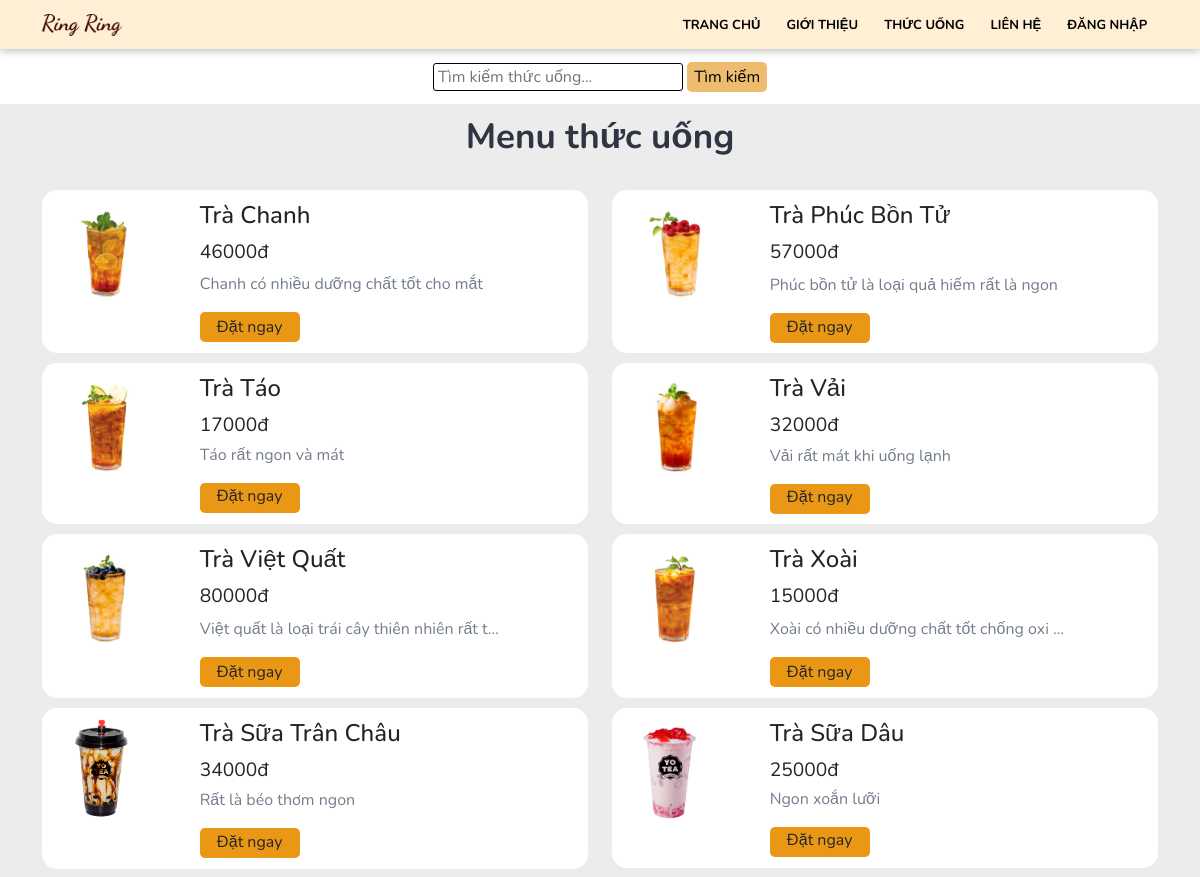
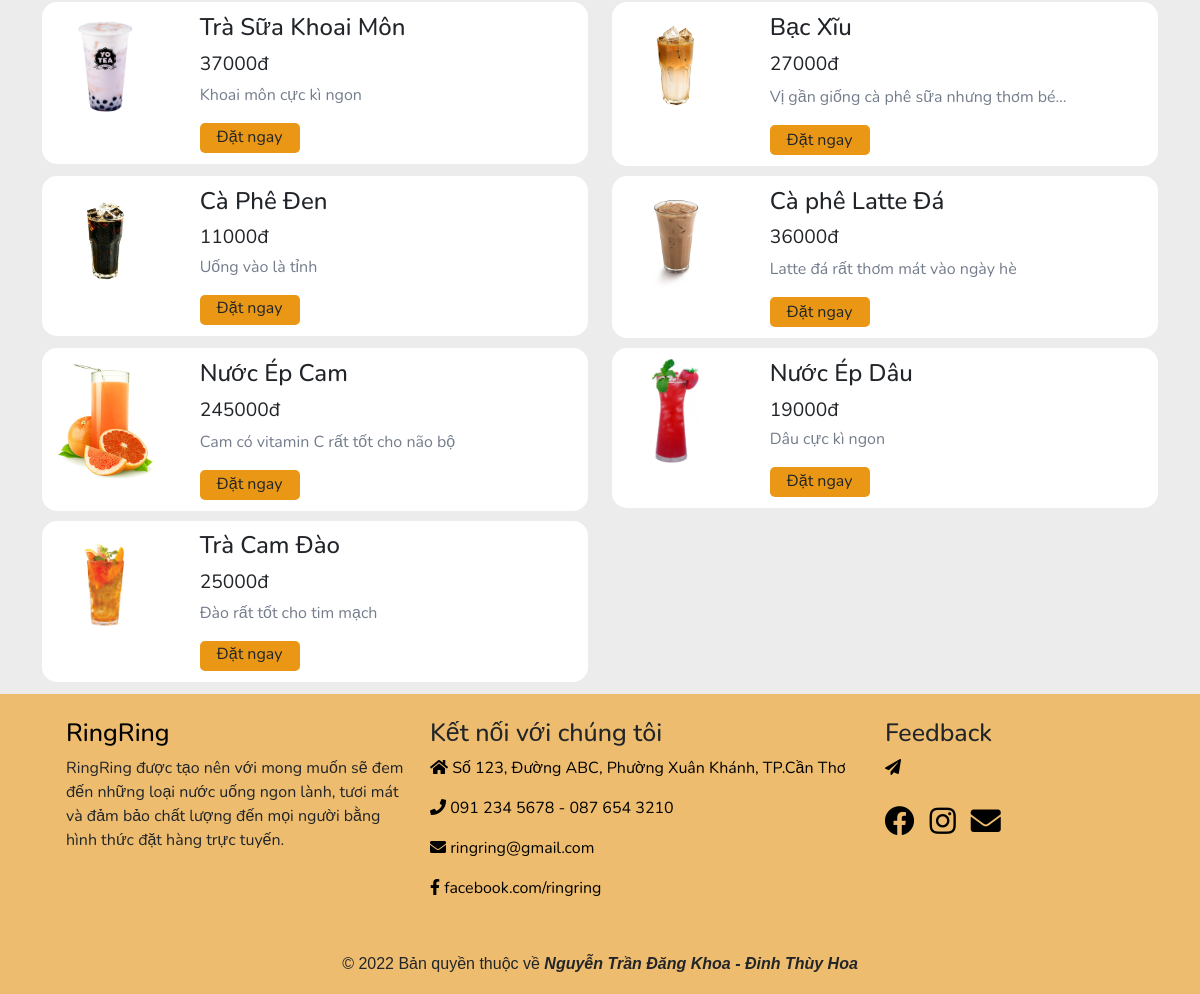
Screenshot of /drinks.php with the database file from the repository (2 pictures, top to bottom).
### tables this page shows
CREATE TABLE `thucuong` (
  `id` int(10) UNSIGNED NOT NULL,
  `tieude` varchar(100) NOT NULL,
  `mota` varchar(100) NOT NULL,
  `gia` float NOT NULL,
  `hinhanh` varchar(100) DEFAULT NULL,
  `noibat` varchar(10) NOT NULL,
  `active` varchar(10) NOT NULL
);

### drinks.php (the view, shortened to what this page needs)
<?php include('header.php')
?>
<main class="main_drink">
    <section class="drink-search text-center">
        <div class="container">
            <form action="drink-search.php" method="GET">
                <div>
                    <input type="text" name="s" placeholder=" Tìm kiếm thức uống..." >
                    <input type="submit" class="timkiem1"  value="Tìm kiếm" name="search">
                </div>
            </form>
        </div>
    </section>
    <section class="drink-menu">
        <div class="container list-drink">
            <h2 class="text-center">Menu thức uống</h2>
            <div class="row">
                <?php
                $sql = "SELECT * FROM thucuong where active='Còn hàng'";
                $res = mysqli_query($conn, $sql);
                if ($res == true) {
                    while ($rows = mysqli_fetch_assoc($res)) {
                        $id = $rows['id'];
                        $tieude = $rows['tieude'];
                        $mota = $rows['mota'];
                        $gia = $rows['gia'];
                        $hinhanh = $rows['hinhanh'];
                ?>
                        <div class="col-md-6">
                            <div class="drink-menu-box">
                                <div class="drink-menu-img">
                                    <img src="images/drink/<?php echo $hinhanh; ?>" class="img-responsive img-curve">
                                </div>
                                <div class="drink-menu-desc">
                                    <h4><?php echo $tieude; ?></h4>
                                    <p class="drink-price"><?php echo $gia ?>đ</p>
                                    <p class="drink-detail">
                                        <?php echo $mota; ?>
                                    </p>
                                    <a <?php
                                        if (isset($_SESSION['email_dangnhap'])) {
                                            echo "href='order.php?id=$id'";
                                        } else {
                                            echo "onclick='yeucaudangnhap()'";
                                        }
                                        ?> class="btn" name="datngay">Đặt ngay</a>
                                </div>
                            </div>
                        </div>
                <?php
                    }
                }
                ?>
            </div>
    </section>
</main>
<?php include('footer.php') ?>

### css/style.css (style rules this page uses)
* { margin: 0 0; padding: 0 0; font-family: Arial, Helvetica, sans-serif; }
.container { padding: 1%; }
section h2 { font-size: 35px; font-weight: 700; font-family: 'Nunito', sans-serif; }
main { margin-top: 50px; }
.img-responsive { width: 100%; }
.img-curve { border-radius: 15px; }
.text-center { text-align: center; }
a { color: #000; text-decoration: none; font-family: 'Nunito', sans-serif; }
.btn { padding: 1%; font-size: 1rem; border: none; border-radius: 5px; }
h2 { color: #2f3542; font-size: 1.9rem; margin-bottom: 2%; }
.drink-menu p, .drink-menu h4 { font-family: 'Nunito', sans-serif; }
.drink-menu-desc .btn { background-color: #e99714; height: 30px; width: 100px; }
.drink-search input[type='text'] { width: 250px; height: 28px; border: 1px solid #000; border-radius: 3px; font-family: 'Nunito', sans-serif; }
.drink-search input[type='submit'] { height: 30px; width: 80px; background-color: #edbc6e; border: 0px solid #edbc6e; border-radius: 5px; font-family: 'Nunito', sans-serif; }
.drink-menu { background-color: #ececec; }
.drink-menu-box { padding: 2%; background-color: white; border-radius: 15px; margin-top: 10px; }
.drink-menu-img { width: 20%; float: left; }
.drink-menu-desc { float: left; margin-left: 8%; }
.drink-price { font-size: 1.2rem; margin: 2% 0; }
.drink-detail { max-width: 300px; white-space: nowrap; overflow: hidden; text-overflow: ellipsis; font-size: 1rem; color: #747d8c; }

### rows the page displays
thucuong: hinhanh (picture), tieude "Trà Chanh", gia "46000", mota "Chanh có nhiều dưỡng chất tốt cho mắt"
thucuong: hinhanh (picture), tieude "Trà Phúc Bồn Tử", gia "57000", mota "Phúc bồn tử là loại quả hiếm rất là ngon"
thucuong: hinhanh (picture), tieude "Trà Táo", gia "17000", mota "Táo rất ngon và mát"
thucuong: hinhanh (picture), tieude "Trà Vải", gia "32000", mota "Vải rất mát khi uống lạnh"
thucuong: hinhanh (picture), tieude "Trà Việt Quất", gia "80000", mota "Việt quất là loại trái cây thiên nhiên rất t…"
thucuong: hinhanh (picture), tieude "Trà Xoài", gia "15000", mota "Xoài có nhiều dưỡng chất tốt chống oxi…"
thucuong: hinhanh (picture), tieude "Trà Sữa Trân Châu", gia "34000", mota "Rất là béo thơm ngon"
thucuong: hinhanh (picture), tieude "Trà Sữa Dâu", gia "25000", mota "Ngon xoắn lưỡi"
thucuong: hinhanh (picture), tieude "Trà Sữa Khoai Môn", gia "37000", mota "Khoai môn cực kì ngon"
thucuong: hinhanh (picture), tieude "Bạc Xĩu", gia "27000", mota "Vị gần giống cà phê sữa nhưng thơm bé…"
thucuong: hinhanh (picture), tieude "Cà Phê Đen", gia "11000", mota "Uống vào là tỉnh"
thucuong: hinhanh (picture), tieude "Cà phê Latte Đá", gia "36000", mota "Latte đá rất thơm mát vào ngày hè"
thucuong: hinhanh (picture), tieude "Nước Ép Cam", gia "245000", mota "Cam có vitamin C rất tốt cho não bộ"
thucuong: hinhanh (picture), tieude "Nước Ép Dâu", gia "19000", mota "Dâu cực kì ngon"
thucuong: hinhanh (picture), tieude "Trà Cam Đào", gia "25000", mota "Đào rất tốt cho tim mạch"
